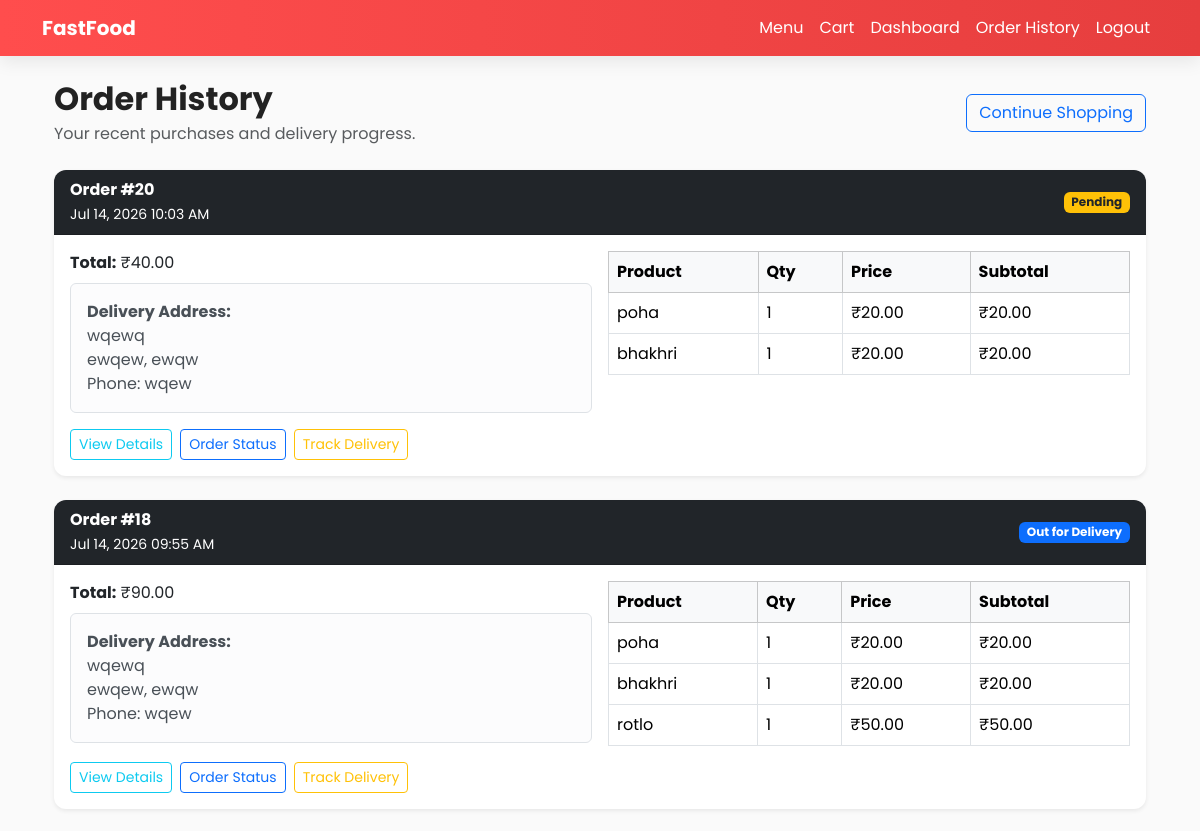
Before: /order-history/ (signed in, upper part) with the older database file.
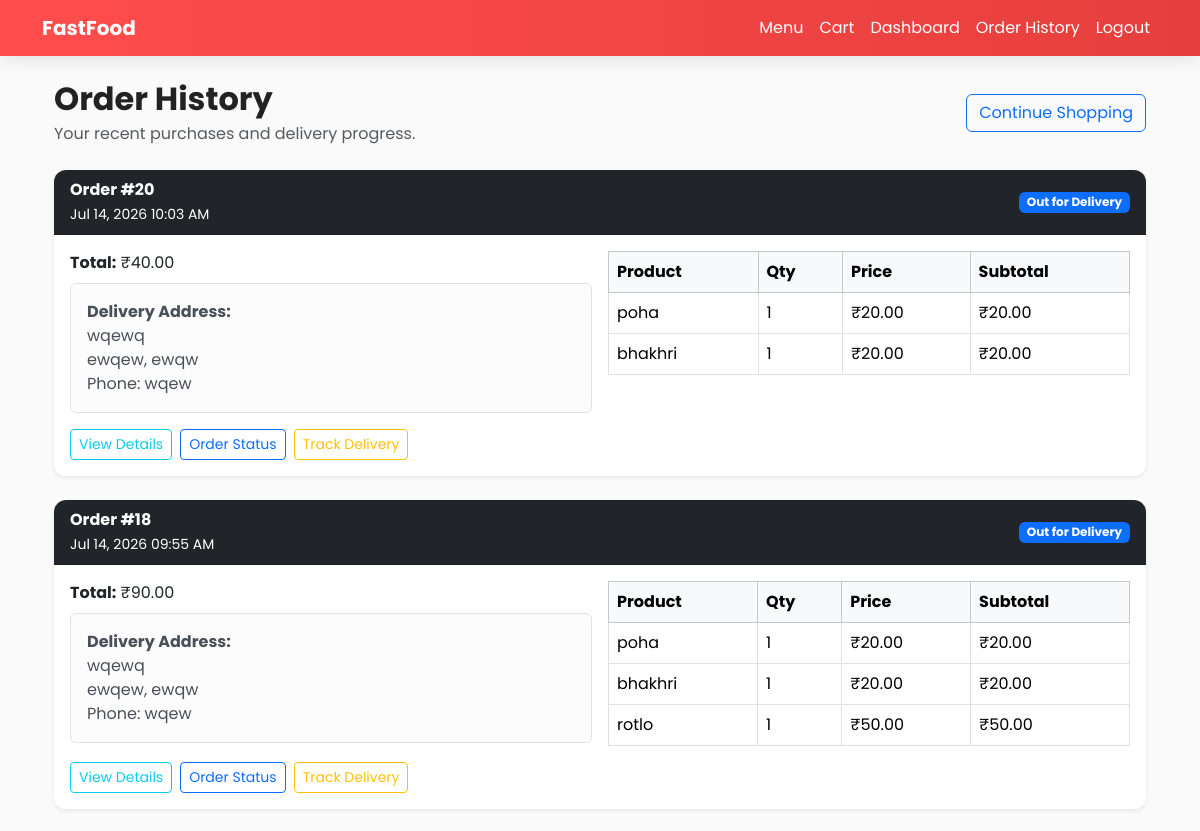
After: the same page with the newer database file.
### food_app/models.py (models this page shows, shortened)
class Order(models.Model):
    user = models.ForeignKey(User, on_delete=models.CASCADE)
    cart = models.ForeignKey(Cart, on_delete=models.SET_NULL, null=True, blank=True)
    total = models.DecimalField(max_digits=10, decimal_places=2)
    created_at = models.DateTimeField(default=timezone.now)
    status = models.CharField(max_length=20, default="Pending")
    delivery_address = models.ForeignKey(DeliveryAddress, on_delete=models.SET_NULL, null=True, blank=True)

class DeliveryAddress(models.Model):
    user = models.ForeignKey(User, on_delete=models.CASCADE, related_name="delivery_addresses")
    street_address = models.CharField(max_length=255)
    city = models.CharField(max_length=100)
    postal_code = models.CharField(max_length=20)
    phone = models.CharField(max_length=20)
    latitude = models.FloatField(blank=True, null=True)
    longitude = models.FloatField(blank=True, null=True)
    is_default = models.BooleanField(default=False)
    created_at = models.DateTimeField(default=timezone.now)
    class Meta:
        verbose_name_plural = "Delivery Addresses"

### food_app/views.py (the view)
# urls.py: path("order-history/", views.order_history, name="order_history"),
@login_required(login_url="login")
def order_history(request):
    redirect_response = redirect_for_role(request)
    if redirect_response:
        return redirect_response
    orders = request.user.order_set.all().order_by('-created_at')
    return render(request, "food_app/order_history.html", {
        "orders": orders
    })

### food_app/models.py (called while the page is built)
    @property
    def subtotal(self):
        return self.quantity * self.price

### food_app/views.py (called while the page is built)
def get_user_role(user):
    try:
        return user.userprofile.role
    except UserProfile.DoesNotExist:
        return "customer"

def redirect_for_role(request):
    if request.user.is_authenticated:
        role = get_user_role(request.user)
        if role == "admin":
            messages.info(request, "Admin staff use the admin dashboard.")
            return redirect("admin_dashboard")
        if role == "delivery":
            messages.info(request, "Delivery staff use the delivery dashboard.")
            return redirect("delivery_dashboard")
    return None

### food_app/templates/food_app/order_history.html (shortened to what the changed rows need)
{% extends 'food_app/base.html' %}
{% block content %}
<div class="container mt-4">
    <div class="d-flex justify-content-between align-items-center mb-4">
        <div>
            <h2 class="fw-bold mb-1">Order History</h2>
        </div>
    </div>
    {% if orders %}
        {% for order in orders %}
        <div class="card shadow-sm border-0 mb-4">
            <div class="card-header bg-dark text-white d-flex justify-content-between align-items-center">
                <div>
                    <strong>Order #{{ order.id }}</strong><br>
                    <small>{{ order.created_at|date:"M d, Y h:i A" }}</small>
                </div>
                <div class="d-flex gap-2 flex-wrap justify-content-end">
                    <span class="badge {% if order.status == 'Delivered' %}bg-success{% elif order.status == 'Cancelled' %}bg-danger{% elif order.status == 'Out for Delivery' %}bg-primary{% elif order.status == 'Assigned' %}bg-info text-dark{% else %}bg-warning text-dark{% endif %}">{{ order.status }}</span>
                </div>
            </div>
            <div class="card-body">
                <div class="row g-3">
                    <div class="col-md-6">
                        <p class="mb-2"><strong>Total:</strong> ₹{{ order.total }}</p>
                        {% if order.delivery_address %}
                        <div class="alert alert-light border mb-0">
                            <strong>Delivery Address:</strong><br>
                            {{ order.delivery_address.street_address }}<br>
                            {{ order.delivery_address.city }}, {{ order.delivery_address.postal_code }}<br>
                            Phone: {{ order.delivery_address.phone }}
                        </div>
                        {% endif %}
                    </div>
                    <div class="col-md-6">
                        <div class="table-responsive">
                            <table class="table table-bordered align-middle mb-0">
                                <thead class="table-light">
                                    <tr>
                                        <th>Product</th>
                                        <th>Qty</th>
                                        <th>Price</th>
                                        <th>Subtotal</th>
                                    </tr>
                                </thead>
                                <tbody>
                                    {% for item in order.items.all %}
                                    <tr>
                                        <td>{{ item.product.name }}</td>
                                        <td>{{ item.quantity }}</td>
                                        <td>₹{{ item.price }}</td>
                                        <td>₹{{ item.subtotal }}</td>
                                    </tr>
                                    {% endfor %}
                                </tbody>
                            </table>
                        </div>
                    </div>
                </div>
                <div class="mt-3 d-flex gap-2 flex-wrap">
                    <a href="{% url 'order_detail' order.id %}" class="btn btn-sm btn-outline-info" data-async-page="{% url 'order_detail' order.id %}" data-modal-title="Order #{{ order.id }}">View Details</a>
                    <a href="{% url 'order_status' order.id %}" class="btn btn-sm btn-outline-primary" data-async-page="{% url 'order_status' order.id %}" data-modal-title="Order Status #{{ order.id }}">Order Status</a>
                    {% if order.delivery and order.delivery.status != 'delivered' %}
                        <a href="{% url 'track_order' order.id %}" class="btn btn-sm btn-outline-warning" data-async-page="{% url 'track_order' order.id %}" data-modal-title="Track Order #{{ order.id }}">Track Delivery</a>
                    {% endif %}
                </div>
            </div>
        </div>
        {% endfor %}
    {% else %}
        <div class="alert alert-info mt-4 shadow-sm border-0">
            <p class="mb-0">No orders found. <a href="{% url 'product_list' %}" class="fw-semibold">Start shopping now!</a></p>
        </div>
    {% endif %}
</div>
{% endblock %}

Changed rows visible on the page:
changed Order "Jul 14, 2026 10:03 AM": status "Pending" → "Out for Delivery"
